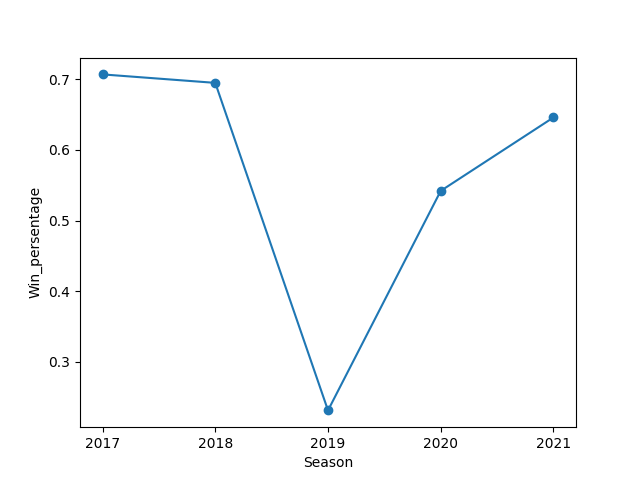

The script that drew this image:
import mysql.connector
import matplotlib.pyplot as plt
import requests

win_persentage = list()
season = list()

try:
    resp = requests.get('http://47.242.150.253:39005/query',
                        params={
                            'query': "select win_percentage, season from team_season_info where TEAM_ID=1610612744"
                        })
    gram = 0
    exec("gram = " + resp.text)
    for x in gram["content"]:
        win_persentage.append(float(x["win_percentage"]))
        season.append(int(x["season"]))
        
    plt.plot(season, win_persentage, marker="o")
    plt.xlabel('Season')
    plt.ylabel('Win_persentage')
    plt.xticks(range(min(season), max(season) + 1))
    plt.show()
        
except mysql.connector.Error as e:
    print("Error reading data from MySQL table", e)
